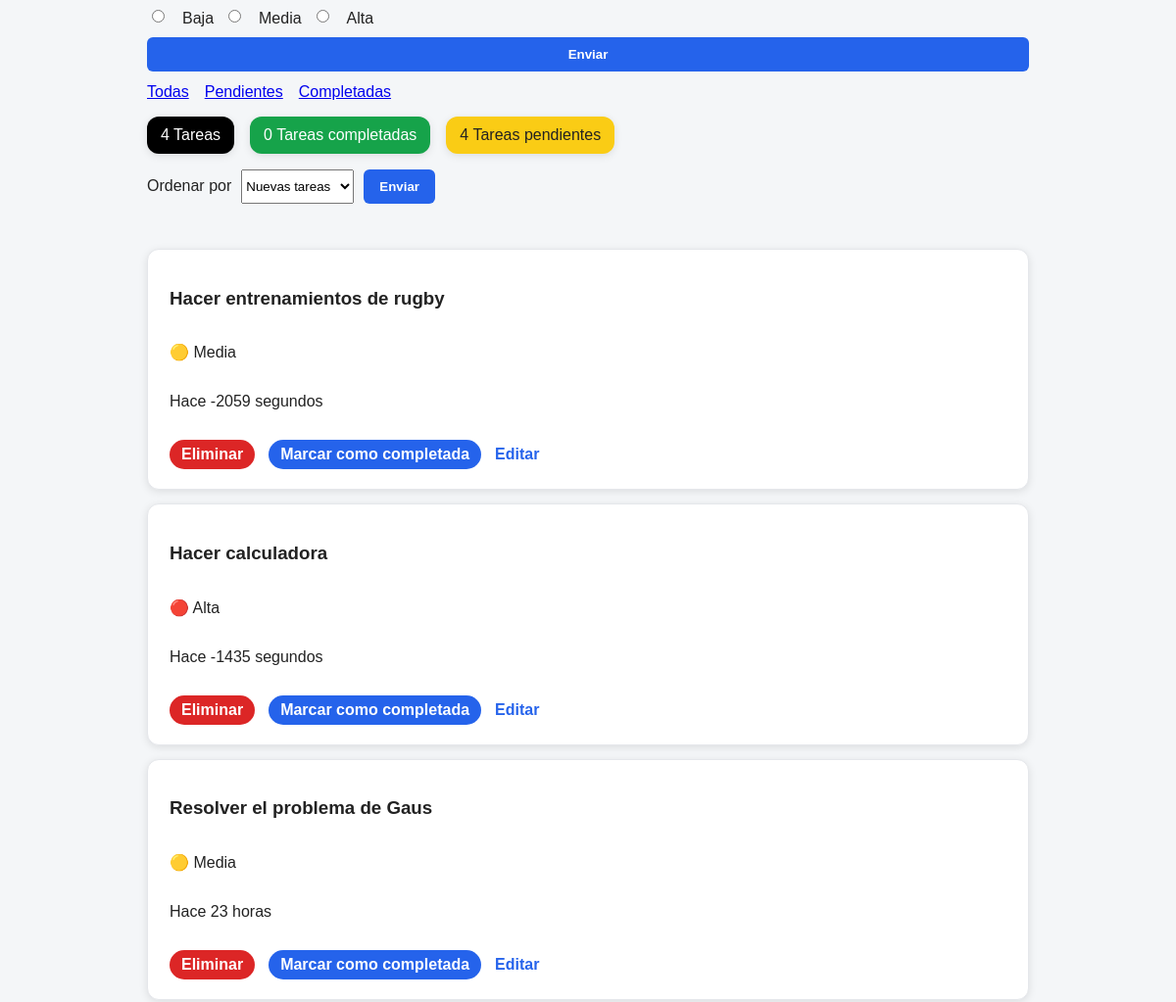
The page /tareas (signed in, middle part) on the database as committed earlier.
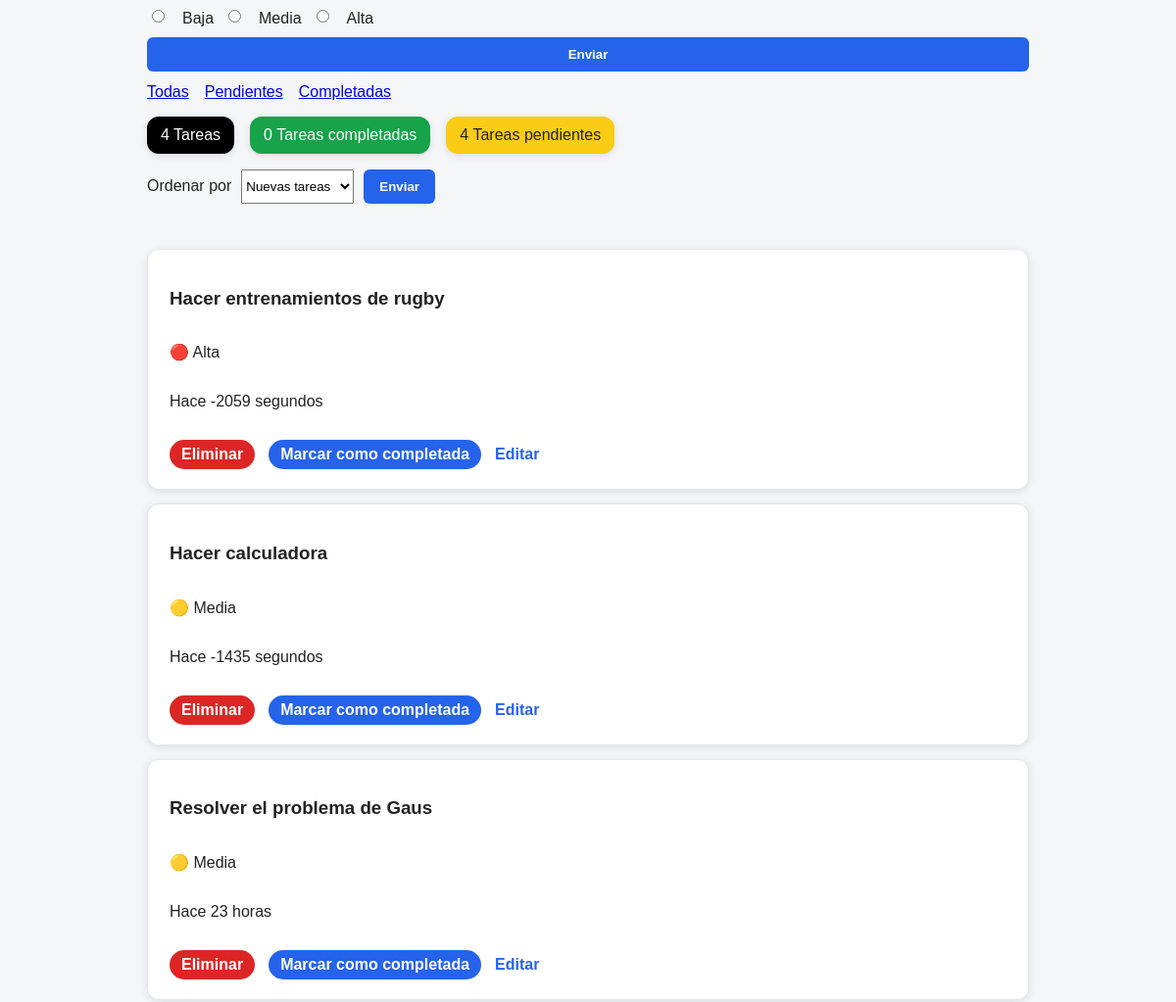
The same page on the database as committed later.
### app/models/models.py (models this page shows)
class Tareas_db(db.Model):
    __tablename__ = "task"
    id = db.Column(db.Integer, primary_key=True)
    tarea = db.Column(db.String(100), nullable=False)
    completada = db.Column(db.Boolean, default=False)
    usuario_id = db.Column(db.Integer, db.ForeignKey("users.id"))
    fecha_creacion = db.Column(db.DateTime, default=datetime.now)
    prioridad = db.Column(db.String(20), default="Media")

### app/routes/tareas_routes.py (the view, shortened to what this page needs)
@tareas_bp.route("/tareas", methods=["GET", "POST"])
def gestionar_tareas():
    if "usuario" not in session:
        return redirect(url_for("auth.login"))
    busqueda = request.args.get("buscar", "")
    estado = request.args.get("estado", "todas").strip()
    orden = request.args.get("orden", "nuevas")
    tareas = Tareas_db.query.filter_by(usuario_id=session["usuario_id"])
    if estado == "pendientes":
        tareas = tareas.filter_by(completada=False)
    elif estado == "completadas":
        tareas = tareas.filter_by(completada=True)
    if busqueda:
        tareas = tareas.filter(Tareas_db.tarea.like(f"%{busqueda}%"))
    if orden == "nuevas":
        tareas = tareas.order_by(Tareas_db.fecha_creacion.desc())
    elif orden == "antiguas":
        tareas = tareas.order_by(Tareas_db.fecha_creacion.asc())
    elif orden == "az":
        tareas = tareas.order_by(Tareas_db.tarea.asc())
    elif orden == "za":
        tareas = tareas.order_by(Tareas_db.tarea.desc())
    tareas = tareas.all()
    for tarea in tareas:
        tarea.tiempo_transcurrido = tiempo_transcurrido(tarea.fecha_creacion)
    long_tareas, tareas_totales_completadas, tareas_totales_pendientes = (
        calcular_tareas()
    )
    return render_template(
        "tareas.html",
        tareas=tareas,
        long_tareas=long_tareas,
        tareas_totales_pendientes=tareas_totales_pendientes,
        tareas_totales_completadas=tareas_totales_completadas,
        busqueda=busqueda,
        estado=estado,
        orden=orden,
    )

### app/utils/helpers.py (called while the page is built)
def calcular_tareas():
    tareas = Tareas_db.query.filter_by(usuario_id=session["usuario_id"]).all()
    long_tareas = len(tareas)
    tareas_pendiente = Tareas_db.query.filter_by(
        usuario_id=session["usuario_id"], completada=False
    ).all()
    tareas_totales_pendientes = len(tareas_pendiente)
    tareas_completadas = Tareas_db.query.filter_by(
        usuario_id=session["usuario_id"], completada=True
    ).all()
    tareas_totales_completadas = len(tareas_completadas)
    return long_tareas, tareas_totales_completadas, tareas_totales_pendientes

def tiempo_transcurrido(fecha_creacion):
    ahora = datetime.now()
    diferencia = ahora - fecha_creacion
    segundos = int(diferencia.total_seconds())
    minuto = int(segundos // 60)
    hora = int(segundos // 3600)
    dia = int(segundos // 86400)
    if segundos < 60:
        if segundos == 1:
            return f"Hace {segundos} segundo"
        else:
            return f"Hace {segundos} segundos"
    elif segundos < 3600:
        if minuto == 1:
            return f"Hace {minuto} minuto"
        else:
            return f"Hace {minuto} minutos"
    elif segundos < 86400:
        if hora == 1:
            return f"Hace {hora} hora"
        else:
            return f"Hace {hora} horas"
    else:
        if dia == 1:
            return f"Hace {dia} dia"
        else:
            return f"Hace {dia} dias"

### templates/tareas.html (shortened to what this page needs)
{% extends "base.html" %}
{% block contenido %}
<br>
<br>
<form action="/tareas" method="POST" class="crear-tarea">
    <div class="prioridades">
        <input type="radio" id="baja" name="prioridad" value="baja">
        <label for="baja">Baja</label>
        <input type="radio" id="media" name="prioridad" value="media">
        <label for="media">Media</label>
        <input type="radio" id="alta" name="prioridad" value="alta">
        <label for="alta">Alta</label>
    </div>
    <button type="submit">Enviar</button>
</form>
<div class="nav-filtros">
    <a href="/tareas">Todas</a>
    <a href="/tareas?estado=pendientes">Pendientes</a>
    <a href="/tareas?estado=completadas">Completadas</a>
    <br>
</div>
<div class="estadisticas">
    {% if long_tareas == 1 %}
    <p class="estadisticas-card-tarea">{{ long_tareas }} Tarea</p>
    {% else %}
    <p class="estadisticas-card-tarea">{{ long_tareas }} Tareas</p>
    {% endif %}
    {% if tareas_totales_completadas == 1 %}
    <p class="estadisticas-card-completadas">{{ tareas_totales_completadas }} Tarea completada</p>
    {% else %}
    <p class="estadisticas-card-completadas">{{ tareas_totales_completadas }} Tareas completadas</p>
    {% endif %}
    {% if tareas_totales_pendientes == 1 %}
    <p class="estadisticas-card-pendientes">{{ tareas_totales_pendientes }} Tarea pendiente</p>
    {% else %}
    <p class="estadisticas-card-pendientes">{{ tareas_totales_pendientes }} Tareas pendientes</p>
    {% endif %}
</div>
<form action="/tareas" method="GET">
    <label for="orden">Ordenar por</label>
    <select name="orden" id="orden">
        <option id="nuevas" value="nuevas" {% if orden=="nuevas" %}selected{% endif %}>Nuevas tareas</option>
    </select>
    <button type="submit">Enviar</button>
</form>
<br>
{% if tareas %}
<ul>
    {% for tarea in tareas %}
    <li class="tarea-card">
        <div class="tarea-info">
            <h3 class="{% if tarea.completada %}tarea-completada{% endif %}">
                {{ tarea.tarea }}
            </h3>
            {% if tarea.prioridad == "alta" %}
            <p>🔴 {{ tarea.prioridad.capitalize() }}</p>
            {% endif %}
            {% if tarea.prioridad == "media" %}
            <p>🟡 {{ tarea.prioridad.capitalize() }}</p>
            {% endif %}
            <p>{{ tarea.tiempo_transcurrido }}</p>
        </div>
        <div class="tarea-acciones">
            <a href="/eliminar/{{ tarea.id }}" class="eliminar">Eliminar</a>
            <a href="/completar/{{ tarea.id }}" class="completar">
                {% if tarea.completada %}
                Desmarcar tarea
                {% else %}
                Marcar como completada
                {% endif %}
            </a>
            <a href="/editar/{{ tarea.id }}" class="editar">Editar</a>
        </div>
    </li>
    {% endfor %}
</ul>
{% else %}
<p>No hay tareas</p>
{% endif %}
{% endblock %}

### templates/base.html (shortened to what this page needs)
<!DOCTYPE html>
<html lang="es">
<head>
    <link rel="stylesheet" href="{{ url_for('static', filename='style.css' ) }}">
</head>
<body>
    <main>
        {% block contenido %}
        {% endblock %}
    </main>
</body>
</html>

### static/style.css (style rules this page uses)
body { background-color: #f4f6f8; color: #222222; font-family: Arial, Helvetica, sans-serif; margin: 0; }
main { max-width: 900px; margin: 32px auto; padding: 0 20px; }
input { padding: 10px; border: 1px solid #d1d5db; border-radius: 6px; margin-right: 8px; }
button { background-color: #2563eb; color: #ffffff; border: none; padding: 10px 16px; border-radius: 6px; cursor: pointer; font-weight: bold; }
main ul { list-style: none; padding: 0px; }
main li a { color: #2563eb; text-decoration: none; font-weight: bold; }
.eliminar { background-color: #dc2626; color: #ffffff; padding: 6px 12px; border-radius: 20px; }
.completar { background-color: #2563eb; color: #ffffff; padding: 6px 12px; border-radius: 20px; }
form { display: flex; gap: 10px; margin-bottom: 12px; }
label { text-align: center; margin-top: 8px; }
.nav-filtros { display: flex; gap: 16px; align-items: center; }
.estadisticas { display: flex; gap: 16px; flex-wrap: wrap; }
.estadisticas-card-tarea { color: #ffffff; background-color: black; padding: 10px 14px; border-radius: 12px; box-shadow: 0px 2px 8px rgba(0, 0, 0, 0.1); transition: 0.2s ease; }
.estadisticas-card-pendientes { color: #222222; background-color: #facc15; padding: 10px 14px; border-radius: 12px; box-shadow: 0px 2px 8px rgba(0, 0, 0, 0.1); transition: 0.2s ease; }
.estadisticas-card-completadas { color: #ffffff; background-color: #16a34a; padding: 10px 14px; border-radius: 12px; box-shadow: 0px 2px 8px rgba(0, 0, 0, 0.1); transition: 0.2s ease; }
.tarea-info { display: flex; flex-direction: column; }
.tarea-card { background-color: #ffffff; border: 1px solid #e5e7eb; border-radius: 12px; padding: 20px 22px; margin-bottom: 14px; display: flex; flex-direction: column; gap: 14px; box-shadow: 0px 2px 8px rgba(0, 0, 0, 0.1); transition: all 0.2s ease; }
.tarea-acciones { display: flex; gap: 14px; align-items: center; flex-wrap: wrap; }
.crear-tarea { flex-direction: column; }
.prioridades { display: flex; flex-direction: row; align-items: center; gap: 10px; }

Rows that differ between the two databases and show on the page:
changed Tareas_db "Hacer entrenamientos de rugby": prioridad "Media" → "Alta"; prioridad "🟡" → "🔴"
changed Tareas_db "Hacer calculadora": prioridad "Alta" → "Media"; prioridad "🔴" → "🟡"
